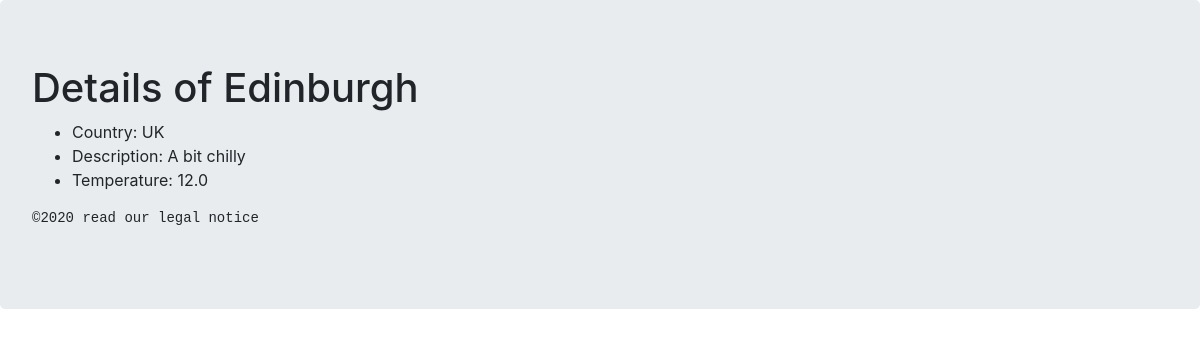
Page /weather/1 on the committed database.
### weather/models.py (models this page shows, shortened)
class Weather(models.Model):
    city = models.CharField(max_length=80, blank=False, null=False)
    country = models.CharField(max_length=100, blank=False, null=False)
    description = models.CharField(max_length=260, blank=True, null=True)
    temperature = models.FloatField(default=20.0)

### weather/views.py (the view)
# urls.py: path('<int:pk>', views.DetailView.as_view(), name='detail'),
class DetailView(generic.DetailView):
    model = Weather
    template_name = 'weather/detail.html'

### weather/templates/weather/detail.html (shortened to what this page needs)
{% extends 'weather/base.html' %}
{% block content_block %}
    <h1>Details of {{ weather.city }}</h1>
    <ul>
        <li>Country: {{ weather.country }}</li>
        <li>Description: {{weather.description}}</li>
        <li>Temperature: {{weather.temperature}}</li>
    </ul>
    {% endblock %}

### rows in the picture
Weather: city "Edinburgh", country "UK", description "A bit chilly", temperature "12.0"
